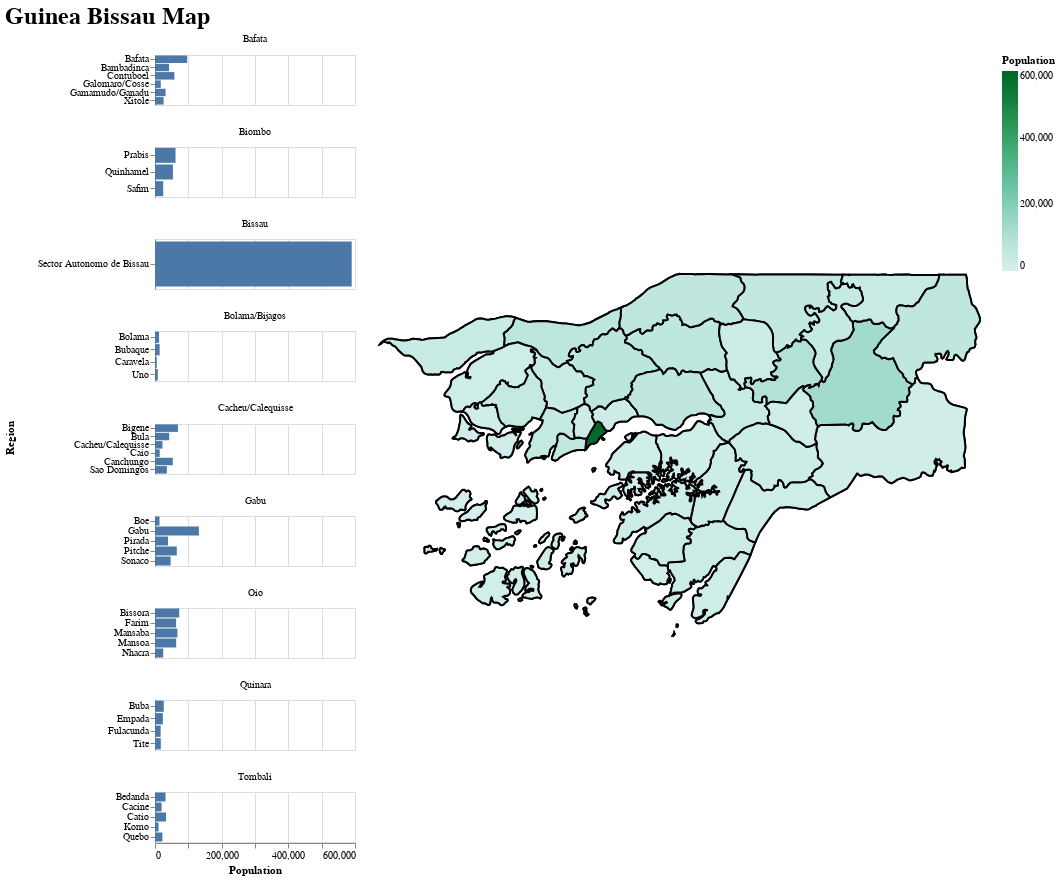

This figure's notebook cell:
### Markdown cell above
# Guinea-Bissau Demographics: Population
---
Glenn Abastillas | April 7, 2020

## General Population

Column `UN_2020_E` : 2020 UN Estimate

### Code cell


### Figure 1 — Vega-Lite specification as saved in the notebook (floating-point values rounded to 4 significant figures; data arrays with more than 128 entries replaced by an {"elided": "..."} marker saying what was removed)
{"config": {"view": {"continuousWidth": 400, "continuousHeight": 300}, "title": {"align": "center", "baseline": "middle", "fontSize": 24}}, "hconcat": [{"mark": "bar", "encoding": {"opacity": {"condition": {"value": 1, "selection": "selector001"}, "value": 0.1}, "row": {"type": "nominal", "field": "properties.ADM1_NAME", "header": {"labelOrient": "top"}, "title": "Region"}, "x": {"type": "quantitative", "field": "properties.UN_2020_E", "title": "Population"}, "y": {"type": "nominal", "field": "properties.ADM2_NAME", "title": null}}, "height": 50, "resolve": {"scale": {"size": "shared", "y": "independent"}}, "selection": {"selector001": {"type": "single", "on": "mouseover", "nearest": false}}, "width": 200}, {"layer": [{"mark": {"type": "geoshape", "fill": "lightgray", "stroke": "black", "strokeWidth": 2}, "height": 800, "width": 600}, {"mark": {"type": "geoshape", "stroke": "black", "strokeWidth": 2}, "encoding": {"color": {"type": "quantitative", "field": "properties.UN_2020_E", "legend": {"title": "Population"}, "scale": {"domain": [0, 600000], "reverse": false, "scheme": "bluegreen"}}, "opacity": {"condition": {"value": 1, "selection": "selector001"}, "value": 0.1}, "tooltip": [{"type": "nominal", "field": "properties.ADM1_NAME", "title": "Region"}, {"type": "nominal", "field": "properties.ADM2_NAME", "title": "Sector"}, {"type": "quantitative", "field": "properties.UN_2020_E", "format": ",~r", "title": "Population"}]}, "height": 800, "selection": {"selector001": {"type": "single", "on": "mouseover", "nearest": false}}, "width": 600}]}], "data": {"values": [{"id": "0", "type": "Feature", "properties": {"ADM1_NAME": "Bafata", "ADM2_NAME": "Bambadinca", "CENTROID_X": -14.9, "CENTROID_Y": 12.02, "UN_2000_E": 30448, "UN_2005_E": 32925, "UN_2010_E": 35669, "UN_2015_E": 38925, "UN_2020_E": 42090}, "geometry": {"type": "Polygon", "coordinates": {"elided": "1x161x2 float values"}}}, {"id": "1", "type": "Feature", "properties": {"ADM1_NAME": "Tombali", "ADM2_NAME": "Bedanda", "CENTROID_X": -15.04, "CENTROID_Y": 11.26, "UN_2000_E": 23486, "UN_2005_E": 25246, "UN_2010_E": 27187, "UN_2015_E": 29492, "UN_2020_E": 31700}, "geometry": {"type": "MultiPolygon", "coordinates": {"elided": "3 rows, 450 float values in total"}}}, {"id": "2", "type": "Feature", "properties": {"ADM1_NAME": "Cacheu/Calequisse", "ADM2_NAME": "Bigene", "CENTROID_X": -15.79, "CENTROID_Y": 12.37, "UN_2000_E": 48714, "UN_2005_E": 52953, "UN_2010_E": 57665, "UN_2015_E": 63258, "UN_2020_E": 68758}, "geometry": {"type": "Polygon", "coordinates": {"elided": "1x158x2 float values"}}}, {"id": "3", "type": "Feature", "properties": {"ADM1_NAME": "Bissau", "ADM2_NAME": "Sector Autonomo de Bissau", "CENTROID_X": -15.61, "CENTROID_Y": 11.88, "UN_2000_E": 296266, "UN_2005_E": 351003, "UN_2010_E": 416617, "UN_2015_E": 498121, "UN_2020_E": 590127}, "geometry": {"type": "MultiPolygon", "coordinates": [[[[-15.66, 11.8], [-15.66, 11.85], [-15.65, 11.85], [-15.65, 11.86], [-15.65, 11.87], [-15.64, 11.88], [-15.64, 11.89], [-15.63, 11.9], [-15.62, 11.92], [-15.61, 11.93], [-15.61, 11.93], [-15.6, 11.94], [-15.6, 11.94], [-15.59, 11.94], [-15.58, 11.93], [-15.58, 11.92], [-15.57, 11.91], [-15.56, 11.9], [-15.55, 11.9], [-15.55, 11.89], [-15.55, 11.89], [-15.57, 11.87], [-15.57, 11.87], [-15.59, 11.86], [-15.6, 11.85], [-15.6, 11.84], [-15.61, 11.83], [-15.62, 11.83], [-15.63, 11.83], [-15.64, 11.82], [-15.65, 11.82], [-15.66, 11.8], [-15.66, 11.8]]], [[[-15.57, 11.85], [-15.58, 11.85], [-15.58, 11.85], [-15.58, 11.86], [-15.57, 11.86], [-15.57, 11.85], [-15.57, 11.85], [-15.57, 11.85]]]]}}, {"id": "4", "type": "Feature", "properties": {"ADM1_NAME": "Oio", "ADM2_NAME": "Nhacra", "CENTROID_X": -15.53, "CENTROID_Y": 12.05, "UN_2000_E": 21385, "UN_2005_E": 22119, "UN_2010_E": 22920, "UN_2015_E": 23925, "UN_2020_E": 24745}, "geometry": {"type": "Polygon", "coordinates": [[[-15.61, 11.93], [-15.62, 11.94], [-15.62, 11.95], [-15.62, 11.95], [-15.63, 11.96], [-15.63, 11.97], [-15.62, 11.98], [-15.63, 11.99], [-15.63, 11.99], [-15.62, 12.0], [-15.61, 12.01], [-15.6, 12.02], [-15.58, 12.02], [-15.56, 12.0], [-15.55, 12.02], [-15.53, 12.04], [-15.49, 12.05], [-15.46, 12.05], [-15.45, 12.05], [-15.44, 12.04], [-15.43, 12.02], [-15.42, 12.01], [-15.41, 12.01], [-15.4, 12.0], [-15.39, 11.97], [-15.39, 11.97], [-15.41, 11.97], [-15.42, 11.96], [-15.43, 11.96], [-15.45, 11.94], [-15.45, 11.94], [-15.47, 11.94], [-15.49, 11.94], [-15.51, 11.93], [-15.51, 11.93], [-15.52, 11.91], [-15.54, 11.89], [-15.54, 11.89], [-15.55, 11.9], [-15.56, 11.9], [-15.57, 11.91], [-15.58, 11.92], [-15.58, 11.93], [-15.59, 11.94], [-15.6, 11.94], [-15.6, 11.94], [-15.61, 11.93]]]}}, {"id": "5", "type": "Feature", "properties": {"ADM1_NAME": "Oio", "ADM2_NAME": "Bissora", "CENTROID_X": -15.53, "CENTROID_Y": 12.26, "UN_2000_E": 55375, "UN_2005_E": 59123, "UN_2010_E": 63240, "UN_2015_E": 68140, "UN_2020_E": 72748}, "geometry": {"type": "Polygon", "coordinates": {"elided": "1x200x2 float values"}}}, {"id": "6", "type": "Feature", "properties": {"ADM1_NAME": "Gabu", "ADM2_NAME": "Boe", "CENTROID_X": -14.0, "CENTROID_Y": 11.84, "UN_2000_E": 10956, "UN_2005_E": 11512, "UN_2010_E": 12119, "UN_2015_E": 12851, "UN_2020_E": 13502}, "geometry": {"type": "Polygon", "coordinates": {"elided": "1x270x2 float values"}}}, {"id": "7", "type": "Feature", "properties": {"ADM1_NAME": "Quinara", "ADM2_NAME": "Buba", "CENTROID_X": -14.98, "CENTROID_Y": 11.61, "UN_2000_E": 14491, "UN_2005_E": 16772, "UN_2010_E": 19448, "UN_2015_E": 22717, "UN_2020_E": 26292}, "geometry": {"type": "Polygon", "coordinates": {"elided": "1x189x2 float values"}}}, {"id": "8", "type": "Feature", "properties": {"ADM1_NAME": "Cacheu/Calequisse", "ADM2_NAME": "Bula", "CENTROID_X": -15.79, "CENTROID_Y": 12.13, "UN_2000_E": 26307, "UN_2005_E": 29608, "UN_2010_E": 33383, "UN_2015_E": 37916, "UN_2020_E": 42671}, "geometry": {"type": "Polygon", "coordinates": {"elided": "1x121x2 float values"}}}, {"id": "9", "type": "Feature", "properties": {"ADM1_NAME": "Cacheu/Calequisse", "ADM2_NAME": "Cacheu/Calequisse", "CENTROID_X": -16.14, "CENTROID_Y": 12.18, "UN_2000_E": 19151, "UN_2005_E": 19856, "UN_2010_E": 20625, "UN_2015_E": 21580, "UN_2020_E": 22374}, "geometry": {"type": "Polygon", "coordinates": {"elided": "1x162x2 float values"}}}, {"id": "10", "type": "Feature", "properties": {"ADM1_NAME": "Tombali", "ADM2_NAME": "Cacine", "CENTROID_X": -14.97, "CENTROID_Y": 11.1, "UN_2000_E": 15569, "UN_2005_E": 16471, "UN_2010_E": 17456, "UN_2015_E": 18636, "UN_2020_E": 19714}, "geometry": {"type": "MultiPolygon", "coordinates": {"elided": "3 rows, 252 float values in total"}}}, {"id": "11", "type": "Feature", "properties": {"ADM1_NAME": "Cacheu/Calequisse", "ADM2_NAME": "Caio", "CENTROID_X": -16.16, "CENTROID_Y": 11.9, "UN_2000_E": 13921, "UN_2005_E": 13953, "UN_2010_E": 14011, "UN_2015_E": 14172, "UN_2020_E": 14204}, "geometry": {"type": "MultiPolygon", "coordinates": {"elided": "4 rows, 408 float values in total"}}}, {"id": "12", "type": "Feature", "properties": {"ADM1_NAME": "Cacheu/Calequisse", "ADM2_NAME": "Canchungo", "CENTROID_X": -16.0, "CENTROID_Y": 12.04, "UN_2000_E": 44575, "UN_2005_E": 46514, "UN_2010_E": 48626, "UN_2015_E": 51207, "UN_2020_E": 53433}, "geometry": {"type": "MultiPolygon", "coordinates": {"elided": "2 rows, 252 float values in total"}}}, {"id": "13", "type": "Feature", "properties": {"ADM1_NAME": "Oio", "ADM2_NAME": "Mansaba", "CENTROID_X": -15.17, "CENTROID_Y": 12.32, "UN_2000_E": 40605, "UN_2005_E": 45935, "UN_2010_E": 52060, "UN_2015_E": 59435, "UN_2020_E": 67234}, "geometry": {"type": "Polygon", "coordinates": {"elided": "1x189x2 float values"}}}, {"id": "14", "type": "Feature", "properties": {"ADM1_NAME": "Bafata", "ADM2_NAME": "Contuboel", "CENTROID_X": -14.63, "CENTROID_Y": 12.56, "UN_2000_E": 42234, "UN_2005_E": 45607, "UN_2010_E": 49340, "UN_2015_E": 53771, "UN_2020_E": 58063}, "geometry": {"type": "Polygon", "coordinates": {"elided": "1x242x2 float values"}}}, {"id": "15", "type": "Feature", "properties": {"ADM1_NAME": "Quinara", "ADM2_NAME": "Empada", "CENTROID_X": -15.28, "CENTROID_Y": 11.5, "UN_2000_E": 16550, "UN_2005_E": 18019, "UN_2010_E": 19654, "UN_2015_E": 21595, "UN_2020_E": 23510}, "geometry": {"type": "Polygon", "coordinates": {"elided": "1x319x2 float values"}}}, {"id": "16", "type": "Feature", "properties": {"ADM1_NAME": "Oio", "ADM2_NAME": "Farim", "CENTROID_X": -15.15, "CENTROID_Y": 12.54, "UN_2000_E": 46426, "UN_2005_E": 50044, "UN_2010_E": 54044, "UN_2015_E": 58790, "UN_2020_E": 63369}, "geometry": {"type": "Polygon", "coordinates": {"elided": "1x202x2 float values"}}}, {"id": "17", "type": "Feature", "properties": {"ADM1_NAME": "Quinara", "ADM2_NAME": "Fulacunda", "CENTROID_X": -15.13, "CENTROID_Y": 11.79, "UN_2000_E": 9719, "UN_2005_E": 11135, "UN_2010_E": 12780, "UN_2015_E": 14776, "UN_2020_E": 16927}, "geometry": {"type": "Polygon", "coordinates": {"elided": "1x254x2 float values"}}}, {"id": "18", "type": "Feature", "properties": {"ADM1_NAME": "Gabu", "ADM2_NAME": "Gabu", "CENTROID_X": -14.28, "CENTROID_Y": 12.06, "UN_2000_E": 66138, "UN_2005_E": 78353, "UN_2010_E": 92994, "UN_2015_E": 111180, "UN_2020_E": 131708}, "geometry": {"type": "Polygon", "coordinates": {"elided": "1x262x2 float values"}}}, {"id": "19", "type": "Feature", "properties": {"ADM1_NAME": "Bafata", "ADM2_NAME": "Gamamudo/Ganadu", "CENTROID_X": -14.82, "CENTROID_Y": 12.31, "UN_2000_E": 23914, "UN_2005_E": 25607, "UN_2010_E": 27469, "UN_2015_E": 29683, "UN_2020_E": 31781}, "geometry": {"type": "Polygon", "coordinates": {"elided": "1x142x2 float values"}}}, {"id": "20", "type": "Feature", "properties": {"ADM1_NAME": "Oio", "ADM2_NAME": "Mansoa", "CENTROID_X": -15.22, "CENTROID_Y": 12.06, "UN_2000_E": 38718, "UN_2005_E": 43700, "UN_2010_E": 49414, "UN_2015_E": 56284, "UN_2020_E": 63523}, "geometry": {"type": "Polygon", "coordinates": {"elided": "1x131x2 float values"}}}, {"id": "21", "type": "Feature", "properties": {"ADM1_NAME": "Gabu", "ADM2_NAME": "Pirada", "CENTROID_X": -14.12, "CENTROID_Y": 12.57, "UN_2000_E": 28836, "UN_2005_E": 31002, "UN_2010_E": 33393, "UN_2015_E": 36231, "UN_2020_E": 38950}, "geometry": {"type": "Polygon", "coordinates": {"elided": "1x150x2 float values"}}}, {"id": "22", "type": "Feature", "properties": {"ADM1_NAME": "Gabu", "ADM2_NAME": "Pitche", "CENTROID_X": -13.88, "CENTROID_Y": 12.41, "UN_2000_E": 40780, "UN_2005_E": 45771, "UN_2010_E": 51468, "UN_2015_E": 58299, "UN_2020_E": 65432}, "geometry": {"type": "Polygon", "coordinates": {"elided": "1x154x2 float values"}}}, {"id": "23", "type": "Feature", "properties": {"ADM1_NAME": "Biombo", "ADM2_NAME": "Prabis", "CENTROID_X": -15.75, "CENTROID_Y": 11.81, "UN_2000_E": 23836, "UN_2005_E": 30138, "UN_2010_E": 38178, "UN_2015_E": 48716, "UN_2020_E": 61595}, "geometry": {"type": "Polygon", "coordinates": [[[-15.66, 11.8], [-15.67, 11.8], [-15.7, 11.8], [-15.73, 11.79], [-15.77, 11.77], [-15.79, 11.76], [-15.79, 11.76], [-15.79, 11.76], [-15.81, 11.75], [-15.81, 11.75], [-15.82, 11.74], [-15.83, 11.75], [-15.83, 11.75], [-15.84, 11.75], [-15.83, 11.76], [-15.83, 11.77], [-15.83, 11.78], [-15.82, 11.8], [-15.82, 11.81], [-15.82, 11.81], [-15.82, 11.81], [-15.82, 11.81], [-15.81, 11.82], [-15.82, 11.82], [-15.81, 11.83], [-15.81, 11.83], [-15.81, 11.83], [-15.81, 11.84], [-15.81, 11.84], [-15.81, 11.86], [-15.8, 11.87], [-15.79, 11.88], [-15.78, 11.88], [-15.77, 11.87], [-15.75, 11.86], [-15.74, 11.86], [-15.73, 11.85], [-15.72, 11.86], [-15.71, 11.86], [-15.7, 11.86], [-15.69, 11.86], [-15.68, 11.86], [-15.67, 11.85], [-15.65, 11.86], [-15.65, 11.85], [-15.66, 11.85], [-15.66, 11.8]]]}}, {"id": "24", "type": "Feature", "properties": {"ADM1_NAME": "Tombali", "ADM2_NAME": "Quebo", "CENTROID_X": -14.72, "CENTROID_Y": 11.53, "UN_2000_E": 13676, "UN_2005_E": 15396, "UN_2010_E": 17363, "UN_2015_E": 19725, "UN_2020_E": 22203}, "geometry": {"type": "Polygon", "coordinates": {"elided": "1x122x2 float values"}}}, {"id": "25", "type": "Feature", "properties": {"ADM1_NAME": "Biombo", "ADM2_NAME": "Quinhamel", "CENTROID_X": -15.84, "CENTROID_Y": 11.88, "UN_2000_E": 42434, "UN_2005_E": 44897, "UN_2010_E": 47590, "UN_2015_E": 50814, "UN_2020_E": 53760}, "geometry": {"type": "MultiPolygon", "coordinates": {"elided": "3 rows, 204 float values in total"}}}, {"id": "26", "type": "Feature", "properties": {"ADM1_NAME": "Biombo", "ADM2_NAME": "Safim", "CENTROID_X": -15.67, "CENTROID_Y": 11.94, "UN_2000_E": 15698, "UN_2005_E": 17510, "UN_2010_E": 19568, "UN_2015_E": 22028, "UN_2020_E": 24570}, "geometry": {"type": "Polygon", "coordinates": [[[-15.65, 11.86], [-15.67, 11.85], [-15.68, 11.86], [-15.69, 11.86], [-15.7, 11.86], [-15.71, 11.86], [-15.72, 11.86], [-15.72, 11.86], [-15.72, 11.87], [-15.72, 11.88], [-15.72, 11.88], [-15.72, 11.89], [-15.72, 11.9], [-15.72, 11.91], [-15.72, 11.92], [-15.72, 11.93], [-15.72, 11.93], [-15.73, 11.93], [-15.73, 11.94], [-15.73, 11.94], [-15.73, 11.95], [-15.72, 11.95], [-15.72, 11.96], [-15.72, 11.97], [-15.71, 11.98], [-15.71, 11.98], [-15.71, 11.98], [-15.7, 11.98], [-15.71, 11.99], [-15.7, 12.01], [-15.7, 12.01], [-15.69, 12.02], [-15.68, 12.02], [-15.67, 12.03], [-15.67, 12.03], [-15.67, 12.03], [-15.66, 12.03], [-15.65, 12.02], [-15.64, 12.01], [-15.64, 12.01], [-15.64, 12.0], [-15.63, 11.99], [-15.63, 11.99], [-15.62, 11.98], [-15.63, 11.97], [-15.63, 11.96], [-15.62, 11.95], [-15.62, 11.95], [-15.62, 11.94], [-15.61, 11.93], [-15.61, 11.93], [-15.62, 11.92], [-15.63, 11.9], [-15.64, 11.89], [-15.64, 11.88], [-15.65, 11.87], [-15.65, 11.86]]]}}, {"id": "27", "type": "Feature", "properties": {"ADM1_NAME": "Cacheu/Calequisse", "ADM2_NAME": "Sao Domingos", "CENTROID_X": -16.32, "CENTROID_Y": 12.33, "UN_2000_E": 29697, "UN_2005_E": 30986, "UN_2010_E": 32391, "UN_2015_E": 34108, "UN_2020_E": 35587}, "geometry": {"type": "Polygon", "coordinates": {"elided": "1x121x2 float values"}}}, {"id": "28", "type": "Feature", "properties": {"ADM1_NAME": "Gabu", "ADM2_NAME": "Sonaco", "CENTROID_X": -14.4, "CENTROID_Y": 12.42, "UN_2000_E": 38106, "UN_2005_E": 40022, "UN_2010_E": 42112, "UN_2015_E": 44635, "UN_2020_E": 46878}, "geometry": {"type": "Polygon", "coordinates": {"elided": "1x300x2 float values"}}}, {"id": "29", "type": "Feature", "properties": {"ADM1_NAME": "Bafata", "ADM2_NAME": "Xitole", "CENTROID_X": -14.69, "CENTROID_Y": 11.77, "UN_2000_E": 14417, "UN_2005_E": 16628, "UN_2010_E": 19213, "UN_2015_E": 22363, "UN_2020_E": 25792}, "geometry": {"type": "Polygon", "coordinates": {"elided": "1x164x2 float values"}}}, {"id": "30", "type": "Feature", "properties": {"ADM1_NAME": "Tombali", "ADM2_NAME": "Catio", "CENTROID_X": -15.25, "CENTROID_Y": 11.34, "UN_2000_E": 27485, "UN_2005_E": 28709, "UN_2010_E": 30042, "UN_2015_E": 31668, "UN_2020_E": 33077}, "geometry": {"type": "Polygon", "coordinates": {"elided": "1x147x2 float values"}}}, {"id": "31", "type": "Feature", "properties": {"ADM1_NAME": "Tombali", "ADM2_NAME": "Komo", "CENTROID_X": -15.3, "CENTROID_Y": 11.18, "UN_2000_E": 8935, "UN_2005_E": 9333, "UN_2010_E": 9766, "UN_2015_E": 10295, "UN_2020_E": 10753}, "geometry": {"type": "MultiPolygon", "coordinates": {"elided": "2 rows, 180 float values in total"}}}, {"id": "32", "type": "Feature", "properties": {"ADM1_NAME": "Bafata", "ADM2_NAME": "Bafata", "CENTROID_X": -14.59, "CENTROID_Y": 12.25, "UN_2000_E": 62982, "UN_2005_E": 69873, "UN_2010_E": 77659, "UN_2015_E": 86946, "UN_2020_E": 96454}, "geometry": {"type": "Polygon", "coordinates": {"elided": "1x168x2 float values"}}}, {"id": "33", "type": "Feature", "properties": {"ADM1_NAME": "Bafata", "ADM2_NAME": "Galomaro/Cosse", "CENTROID_X": -14.63, "CENTROID_Y": 12.01, "UN_2000_E": 15172, "UN_2005_E": 15640, "UN_2010_E": 16152, "UN_2015_E": 16803, "UN_2020_E": 17320}, "geometry": {"type": "Polygon", "coordinates": {"elided": "1x101x2 float values"}}}, {"id": "34", "type": "Feature", "properties": {"ADM1_NAME": "Quinara", "ADM2_NAME": "Tite", "CENTROID_X": -15.4, "CENTROID_Y": 11.74, "UN_2000_E": 15702, "UN_2005_E": 16066, "UN_2010_E": 16469, "UN_2015_E": 17006, "UN_2020_E": 17400}, "geometry": {"type": "MultiPolygon", "coordinates": {"elided": "4 rows, 320 float values in total"}}}, {"id": "35", "type": "Feature", "properties": {"ADM1_NAME": "Bolama/Bijagos", "ADM2_NAME": "Caravela", "CENTROID_X": -16.13, "CENTROID_Y": 11.47, "UN_2000_E": 4263, "UN_2005_E": 4497, "UN_2010_E": 4753, "UN_2015_E": 5060, "UN_2020_E": 5338}, "geometry": {"type": "MultiPolygon", "coordinates": {"elided": "9 rows, 474 float values in total"}}}, {"id": "36", "type": "Feature", "properties": {"ADM1_NAME": "Bolama/Bijagos", "ADM2_NAME": "Uno", "CENTROID_X": -16.21, "CENTROID_Y": 11.26, "UN_2000_E": 6750, "UN_2005_E": 7122, "UN_2010_E": 7527, "UN_2015_E": 8014, "UN_2020_E": 8454}, "geometry": {"type": "MultiPolygon", "coordinates": {"elided": "8 rows, 536 float values in total"}}}, {"id": "37", "type": "Feature", "properties": {"ADM1_NAME": "Bolama/Bijagos", "ADM2_NAME": "Bubaque", "CENTROID_X": -15.96, "CENTROID_Y": 11.16, "UN_2000_E": 11203, "UN_2005_E": 11819, "UN_2010_E": 12492, "UN_2015_E": 13300, "UN_2020_E": 14030}, "geometry": {"type": "MultiPolygon", "coordinates": {"elided": "15 rows, 734 float values in total"}}}, {"id": "38", "type": "Feature", "properties": {"ADM1_NAME": "Bolama/Bijagos", "ADM2_NAME": "Bolama", "CENTROID_X": -15.58, "CENTROID_Y": 11.54, "UN_2000_E": 10534, "UN_2005_E": 10919, "UN_2010_E": 11339, "UN_2015_E": 11861, "UN_2020_E": 12294}, "geometry": {"type": "MultiPolygon", "coordinates": {"elided": "3 rows, 464 float values in total"}}}]}, "title": "Guinea Bissau Map", "$schema": "https://vega.github.io/schema/vega-lite/v4.8.1.json"}
